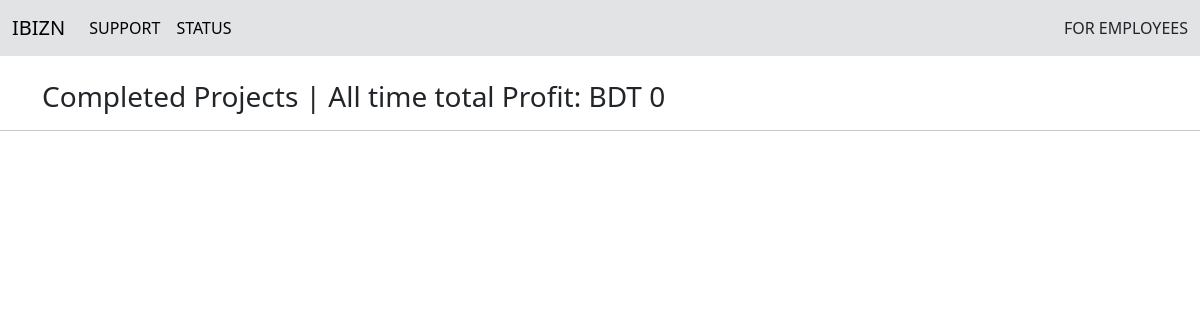
Page /completed-projects/ (signed in) on the earlier database version.
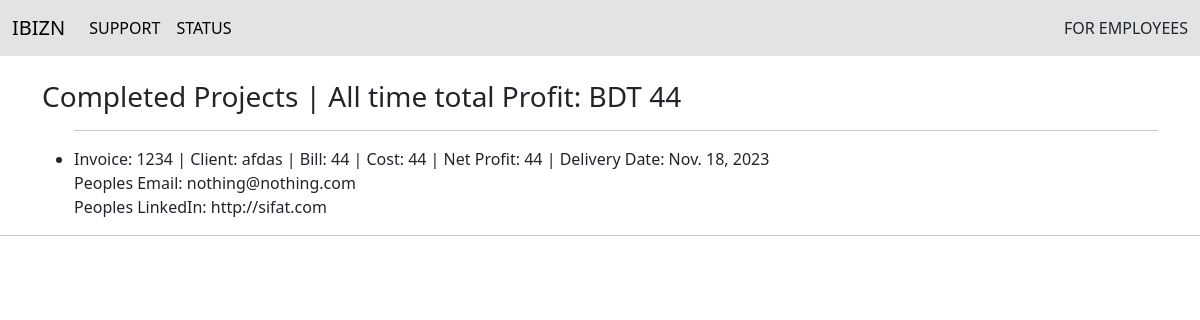
Same page on the later database version.
### core/models.py (models this page shows, shortened)
class Completed_Project(models.Model):
    invoice = models.CharField(max_length=100, blank=False, null=False)
    client = models.ForeignKey(Client, on_delete=models.SET_NULL, blank=False, null=True)
    services = models.TextField(default='null')
    bill = models.IntegerField(blank=False, null=False)
    cost = models.IntegerField(blank=False, null=False)
    profit = models.IntegerField(blank=False, null=False)
    delivery_date = models.DateField(blank=False, null=False)
    warranty = models.DateField(blank=False, null=False)
    created = models.DateTimeField(auto_now_add=True)
    freelancer_linkedIn = models.URLField(default="sifat.com")
    freelancer_email = models.EmailField(default='nothing@nothing.com')
    url = models.TextField(default='null', blank=True, null=True)
    class Meta:
        ordering = ["-created"]

class Client(models.Model):
    name = models.CharField(max_length=200, blank=False, null=False)
    email = models.EmailField(blank=False, null=False)
    phone = models.CharField(max_length=100, blank=False, null=False)
    def __str__(self) -> str:
        return self.name

### core/views.py (the view)
# urls.py: path('completed-projects/', views.completed_projects, name='completed_projects'),
@login_required(login_url='backend')
def completed_projects(request):
    projects = Completed_Project.objects.all()
    profit = 0
    for i in projects:
        profit += i.profit
    return render(request ,'core/projects.html', {"projects":projects, 'profit': profit})

### core/templates/core/projects.html
{% extends 'core/main.html' %}
{% block content %}
{% if user.is_authenticated %}
<br>
<div class="container">
    <h3>Completed Projects | All time total Profit: BDT {{profit}}</h3>
    <ul>
        {% for project in projects %}
        <hr>
        <li>Invoice: {{project.invoice}} | Client: {{project.client}} | Bill: {{project.bill}} | Cost: {{project.cost}}
            | Net Profit: {{project.profit}} |
            Delivery Date: {{project.delivery_date}} <br> Peoples Email: {{project.freelancer_email}}<br>
            Peoples LinkedIn: {{project.freelancer_linkedIn}}
        </li>
        {% endfor %}
    </ul>
</div>
<hr>
{% endif %}
{% endblock content %}

### core/templates/core/main.html (shortened to what this page needs)
<!DOCTYPE html>
<html lang="en">
<head>
    <link href="https://cdn.jsdelivr.net/npm/bootstrap@5.3.2/dist/css/bootstrap.min.css" rel="stylesheet"
>
</head>
<body>
    <nav class="navbar navbar-expand-lg bg-secondary-subtle">
        <div class="container-fluid">
            <a class="navbar-brand" href="//ibizn.com">IBIZN</a>
            <div class="collapse navbar-collapse" id="navbarSupportedContent">
                <ul class="navbar-nav me-auto mb-2 mb-lg-0">
                    <li class="nav-item">
                        <a class="nav-link active" aria-current="page" href="{% url 'home' %}">SUPPORT</a>
                    </li>
                    <li class="nav-item">
                        <a class="nav-link active" aria-current="page" href="{% url 'status' %}">STATUS</a>
                    </li>
                </ul>
                <a class="nav-link active" aria-current="page" href="{% url 'backend' %}">FOR EMPLOYEES</a>
            </div>
        </div>
    </nav>
    {% block content %}
    {% endblock %}
</body>
</html>

Differences in the rows shown:
added Completed_Project: invoice "1234", client "afdas", bill "44", cost "44", profit "44", delivery_date "Nov. 18, 2023", freelancer_email "nothing@nothing.com", freelancer_linkedIn "http://sifat.com"
Other differences:
{{ profit }}: "0" → "44"
